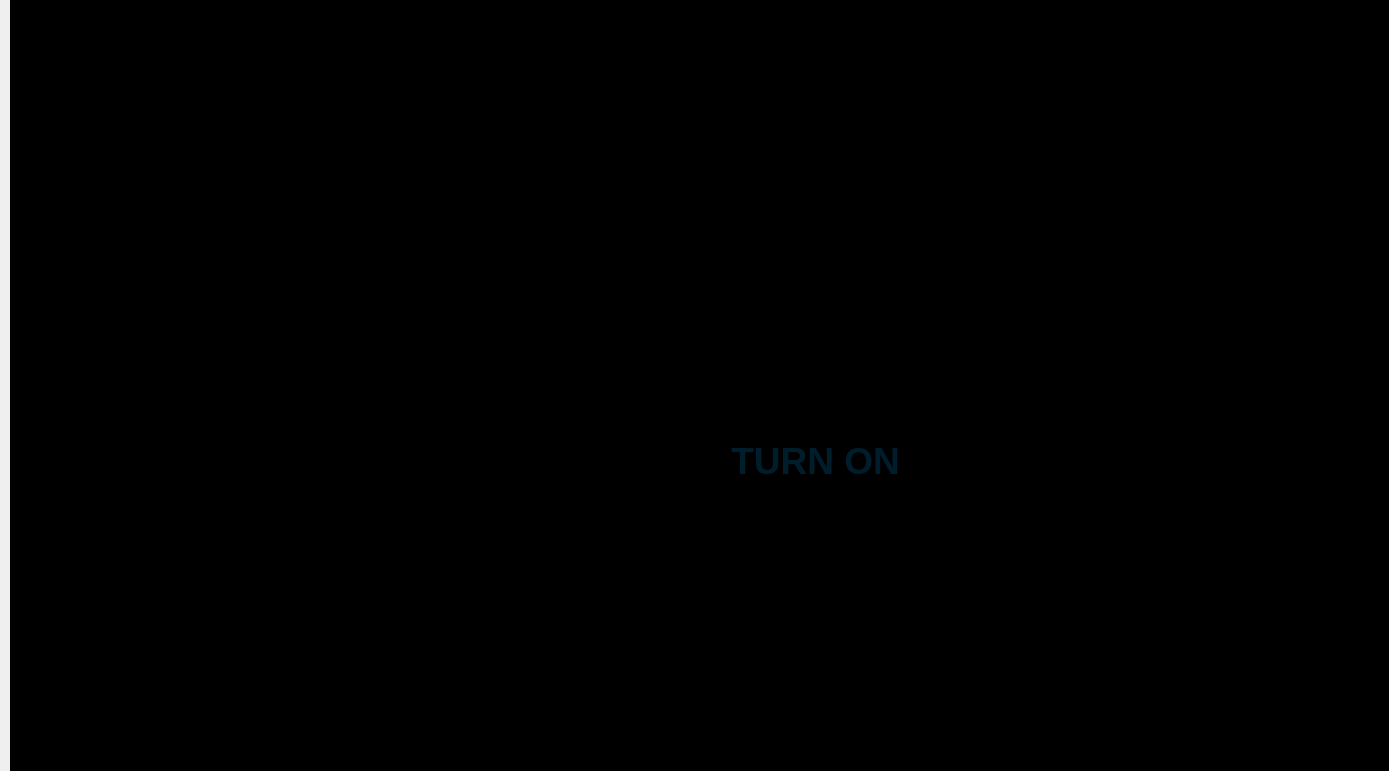
<?xml version="1.0" encoding="UTF-8"?>
<ui version="4.0">
 <class>MainWindow</class>
 <widget class="QMainWindow" name="MainWindow">
  <property name="windowModality">
   <enum>Qt::NonModal</enum>
  </property>
  <property name="geometry">
   <rect>
    <x>0</x>
    <y>0</y>
    <width>1389</width>
    <height>771</height>
   </rect>
  </property>
  <property name="font">
   <font>
    <pointsize>10</pointsize>
    <weight>75</weight>
    <bold>true</bold>
   </font>
  </property>
  <property name="windowTitle">
   <string>MainWindow</string>
  </property>
  <property name="toolButtonStyle">
   <enum>Qt::ToolButtonTextOnly</enum>
  </property>
  <property name="animated">
   <bool>true</bool>
  </property>
  <property name="dockNestingEnabled">
   <bool>true</bool>
  </property>
  <property name="unifiedTitleAndToolBarOnMac">
   <bool>false</bool>
  </property>
  <widget class="QWidget" name="centralwidget">
   <widget class="QFrame" name="frame">
    <property name="geometry">
     <rect>
      <x>10</x>
      <y>-40</y>
      <width>1381</width>
      <height>811</height>
     </rect>
    </property>
    <property name="autoFillBackground">
     <bool>false</bool>
    </property>
    <property name="styleSheet">
     <string notr="true">background-color: rgb(0, 0, 16);
background-color: rgb(0, 0, 0);
border-top-color: rgb(50, 0, 0);</string>
    </property>
    <property name="frameShape">
     <enum>QFrame::StyledPanel</enum>
    </property>
    <property name="frameShadow">
     <enum>QFrame::Raised</enum>
    </property>
    <widget class="QLabel" name="label">
     <property name="geometry">
      <rect>
       <x>90</x>
       <y>70</y>
       <width>351</width>
       <height>391</height>
      </rect>
     </property>
     <property name="text">
      <string/>
     </property>
    </widget>
    <widget class="QLabel" name="label_2">
     <property name="geometry">
      <rect>
       <x>550</x>
       <y>380</y>
       <width>441</width>
       <height>241</height>
      </rect>
     </property>
     <property name="text">
      <string/>
     </property>
     <property name="pixmap">
      <pixmap>../../Pictures/image.gif</pixmap>
     </property>
     <property name="scaledContents">
      <bool>false</bool>
     </property>
    </widget>
    <widget class="QLabel" name="label_3">
     <property name="geometry">
      <rect>
       <x>30</x>
       <y>30</y>
       <width>421</width>
       <height>91</height>
      </rect>
     </property>
     <property name="text">
      <string/>
     </property>
     <property name="pixmap">
      <pixmap>../../Pictures/iron.gif</pixmap>
     </property>
    </widget>
    <widget class="QLabel" name="label_4">
     <property name="geometry">
      <rect>
       <x>-20</x>
       <y>110</y>
       <width>581</width>
       <height>401</height>
      </rect>
     </property>
     <property name="text">
      <string/>
     </property>
     <property name="pixmap">
      <pixmap>../../Pictures/xx4.jpg</pixmap>
     </property>
    </widget>
    <widget class="QTextEdit" name="textEdit">
     <property name="geometry">
      <rect>
       <x>200</x>
       <y>280</y>
       <width>121</width>
       <height>31</height>
      </rect>
     </property>
     <property name="font">
      <font>
       <pointsize>14</pointsize>
       <weight>75</weight>
       <bold>true</bold>
      </font>
     </property>
     <property name="autoFillBackground">
      <bool>false</bool>
     </property>
     <property name="styleSheet">
      <string notr="true">background:transparent;
border-color: rgb(0, 45, 66);</string>
     </property>
    </widget>
    <widget class="QTextEdit" name="textEdit_2">
     <property name="geometry">
      <rect>
       <x>370</x>
       <y>280</y>
       <width>121</width>
       <height>31</height>
      </rect>
     </property>
     <property name="font">
      <font>
       <pointsize>14</pointsize>
       <weight>75</weight>
       <bold>true</bold>
      </font>
     </property>
     <property name="styleSheet">
      <string notr="true">background:transparent;
color: rgb(0, 37, 54);
border-color: rgb(0, 45, 66);</string>
     </property>
    </widget>
    <widget class="QLabel" name="label_5">
     <property name="geometry">
      <rect>
       <x>0</x>
       <y>490</y>
       <width>541</width>
       <height>361</height>
      </rect>
     </property>
     <property name="frameShadow">
      <enum>QFrame::Plain</enum>
     </property>
     <property name="text">
      <string/>
     </property>
     <property name="pixmap">
      <pixmap>../../Videos/j1.jpg</pixmap>
     </property>
    </widget>
    <widget class="QTextEdit" name="textEdit_3">
     <property name="geometry">
      <rect>
       <x>70</x>
       <y>570</y>
       <width>411</width>
       <height>201</height>
      </rect>
     </property>
     <property name="styleSheet">
      <string notr="true">background:transparent;
border-color: rgb(170, 0, 0);</string>
     </property>
     <property name="frameShape">
      <enum>QFrame::NoFrame</enum>
     </property>
    </widget>
    <widget class="QTextEdit" name="textEdit_4">
     <property name="geometry">
      <rect>
       <x>200</x>
       <y>260</y>
       <width>131</width>
       <height>31</height>
      </rect>
     </property>
     <property name="font">
      <font>
       <pointsize>14</pointsize>
       <weight>75</weight>
       <bold>true</bold>
      </font>
     </property>
     <property name="autoFillBackground">
      <bool>false</bool>
     </property>
     <property name="styleSheet">
      <string notr="true">background:transparent;
border-color: rgb(170, 0, 0);</string>
     </property>
     <property name="frameShape">
      <enum>QFrame::NoFrame</enum>
     </property>
    </widget>
    <widget class="QTextEdit" name="textEdit_5">
     <property name="geometry">
      <rect>
       <x>370</x>
       <y>260</y>
       <width>121</width>
       <height>31</height>
      </rect>
     </property>
     <property name="font">
      <font>
       <pointsize>14</pointsize>
       <weight>75</weight>
       <bold>true</bold>
      </font>
     </property>
     <property name="autoFillBackground">
      <bool>false</bool>
     </property>
     <property name="styleSheet">
      <string notr="true">background:transparent;
border-color: rgb(170, 0, 0);</string>
     </property>
     <property name="frameShape">
      <enum>QFrame::NoFrame</enum>
     </property>
     <property name="frameShadow">
      <enum>QFrame::Plain</enum>
     </property>
    </widget>
    <widget class="QPushButton" name="pushButton">
     <property name="geometry">
      <rect>
       <x>720</x>
       <y>470</y>
       <width>171</width>
       <height>61</height>
      </rect>
     </property>
     <property name="font">
      <font>
       <pointsize>28</pointsize>
       <weight>75</weight>
       <bold>true</bold>
      </font>
     </property>
     <property name="mouseTracking">
      <bool>false</bool>
     </property>
     <property name="autoFillBackground">
      <bool>false</bool>
     </property>
     <property name="styleSheet">
      <string notr="true">background-color: transparent;
color: rgb(0, 29, 43);
border-image: url(:off.png);
background: none;
border: none;
background-repeat: none;</string>
     </property>
     <property name="text">
      <string>TURN ON</string>
     </property>
     <property name="checkable">
      <bool>false</bool>
     </property>
     <property name="autoDefault">
      <bool>false</bool>
     </property>
     <property name="default">
      <bool>true</bool>
     </property>
     <property name="flat">
      <bool>true</bool>
     </property>
    </widget>
    <widget class="QLabel" name="label_6">
     <property name="geometry">
      <rect>
       <x>1080</x>
       <y>30</y>
       <width>311</width>
       <height>751</height>
      </rect>
     </property>
     <property name="text">
      <string/>
     </property>
     <property name="pixmap">
      <pixmap>../../Videos/face.gif</pixmap>
     </property>
    </widget>
    <widget class="QLabel" name="label_7">
     <property name="geometry">
      <rect>
       <x>1110</x>
       <y>620</y>
       <width>271</width>
       <height>191</height>
      </rect>
     </property>
     <property name="text">
      <string/>
     </property>
     <property name="pixmap">
      <pixmap>../../Pictures/face2.jpg</pixmap>
     </property>
     <property name="scaledContents">
      <bool>true</bool>
     </property>
    </widget>
    <widget class="QLabel" name="label_9">
     <property name="geometry">
      <rect>
       <x>540</x>
       <y>40</y>
       <width>541</width>
       <height>311</height>
      </rect>
     </property>
     <property name="text">
      <string/>
     </property>
     <property name="pixmap">
      <pixmap>../../Pictures/jah.jpg</pixmap>
     </property>
    </widget>
    <widget class="QLabel" name="label_8">
     <property name="geometry">
      <rect>
       <x>1080</x>
       <y>40</y>
       <width>301</width>
       <height>151</height>
      </rect>
     </property>
     <property name="text">
      <string/>
     </property>
     <property name="pixmap">
      <pixmap>../../Pictures/jabh.jpg</pixmap>
     </property>
     <property name="scaledContents">
      <bool>true</bool>
     </property>
    </widget>
    <zorder>label_6</zorder>
    <zorder>label_5</zorder>
    <zorder>textEdit_3</zorder>
    <zorder>label</zorder>
    <zorder>label_3</zorder>
    <zorder>label_2</zorder>
    <zorder>textEdit</zorder>
    <zorder>textEdit_2</zorder>
    <zorder>label_4</zorder>
    <zorder>textEdit_4</zorder>
    <zorder>textEdit_5</zorder>
    <zorder>pushButton</zorder>
    <zorder>label_7</zorder>
    <zorder>label_9</zorder>
    <zorder>label_8</zorder>
   </widget>
  </widget>
 </widget>
 <resources/>
 <connections/>
</ui>
